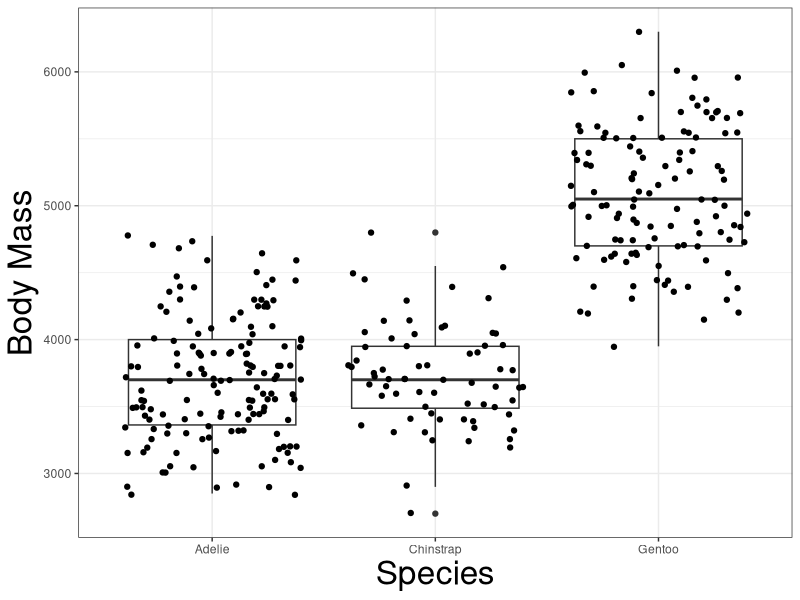
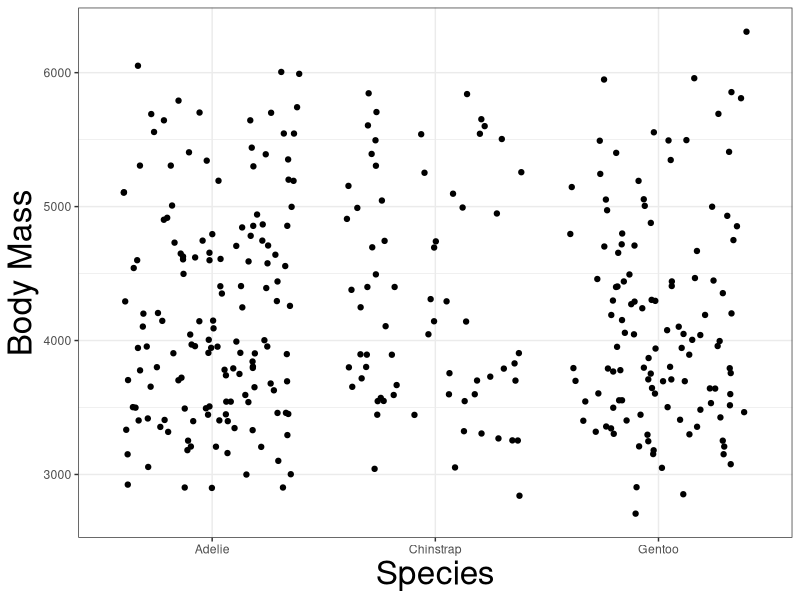
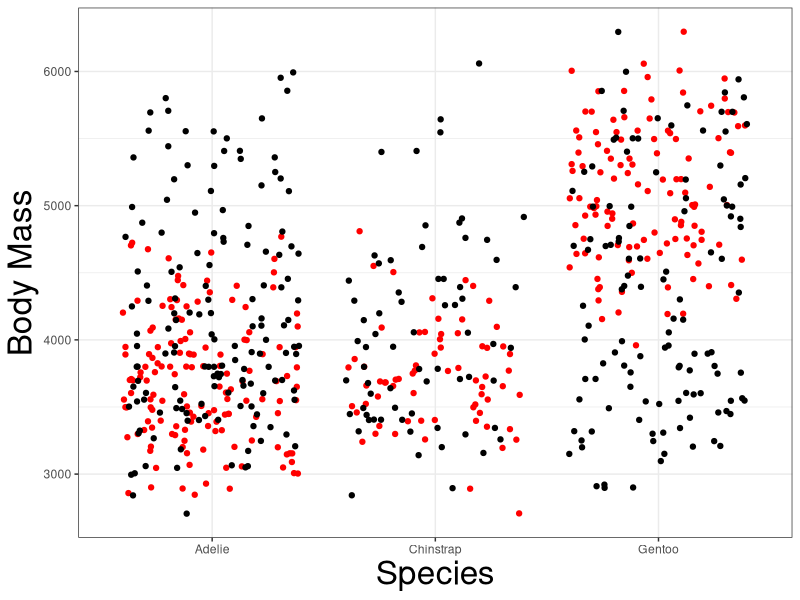
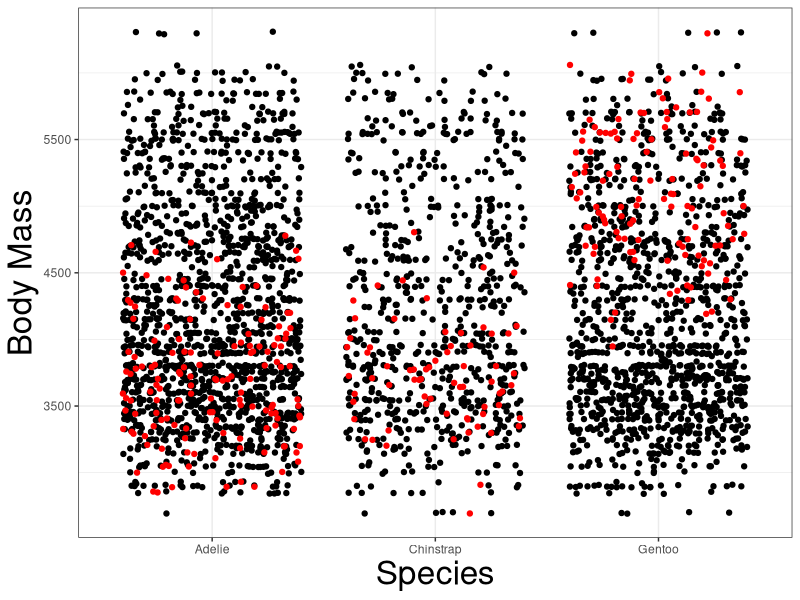
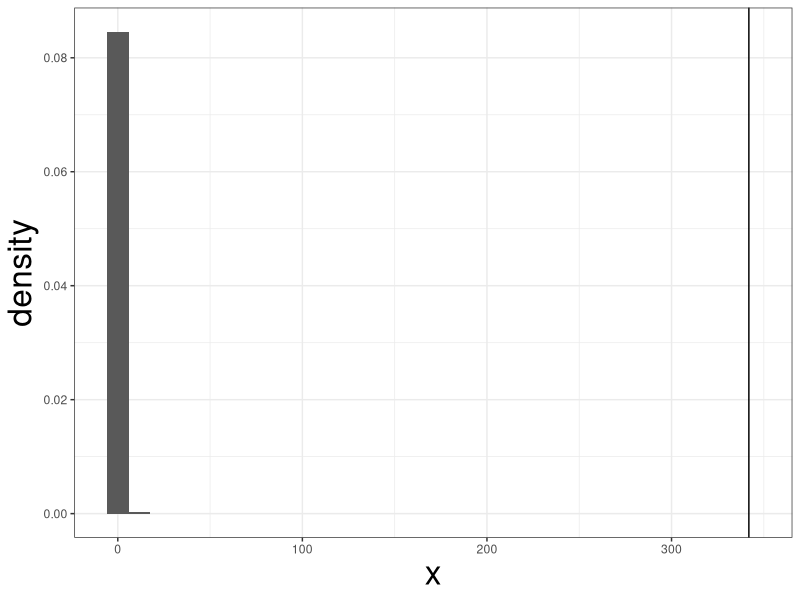

R code for these plots, in order:
## ---- chunk 1
#| code-fold: false


library(tidyverse)
library(palmerpenguins)

theme_set(theme_bw())
theme_update(axis.title = element_text(size = 24))


shuffle <- function(x){
  n <- length(x)
  return(sample(x, n))
}

penguins <- penguins |> drop_na() 

## ---- chunk 2
#| code-fold: false
#| echo: true
factorial(100)
## ---- chunk 3
#| code-fold: true
penguins |> ggplot(aes(x=species, y = body_mass_g)) +
  geom_boxplot() +
  geom_jitter() +
  labs(x = "Species", y = "Body Mass")

## ---- chunk 4
#| code-fold: true
penguins |> ggplot() +
  labs(x = "Species", y = "Body Mass") + 
  geom_jitter(aes(species, shuffle(body_mass_g)))

## ---- chunk 5
#| code-fold: true
penguins |> ggplot(aes(x = species, y = body_mass_g)) +
  labs(x = "Species", y = "Body Mass") + 
  geom_jitter(col = "red") +
  geom_jitter(aes(species, shuffle(body_mass_g)))

## ---- chunk 6
#| code-fold: true
penguins |> ggplot(aes(x = species, y = body_mass_g)) +
  labs(x = "Species", y = "Body Mass") + 
  geom_jitter(aes(species, shuffle(body_mass_g))) +
  geom_jitter(aes(species, shuffle(body_mass_g))) +
  geom_jitter(aes(species, shuffle(body_mass_g))) +
  geom_jitter(aes(species, shuffle(body_mass_g))) +
  geom_jitter(aes(species, shuffle(body_mass_g))) +
  geom_jitter(aes(species, shuffle(body_mass_g))) +
  geom_jitter(aes(species, shuffle(body_mass_g))) +
  geom_jitter(aes(species, shuffle(body_mass_g))) +
  geom_jitter(aes(species, shuffle(body_mass_g))) +
  geom_jitter(aes(species, shuffle(body_mass_g))) +
  geom_jitter(col = "red") 
## ---- chunk 7
penguins |> aov(body_mass_g ~ species, data = _) |> anova()
## ---- chunk 8
f_stat <- penguins |> 
  aov(body_mass_g ~ species, data = _) |> 
  anova() |> 
  _$`F value`[1]
  

f_sim <- function(i){
  ff <- penguins |> 
    aov(shuffle(body_mass_g) ~ species, data = _) |> 
    anova() |> 
    _$`F value`[1]
  return(ff)
}

f_dist <- replicate(10000, f_sim(1))

tibble(x= f_dist) |> 
  ggplot(aes(x, y = ..density..)) +
  geom_histogram() +
  geom_vline(xintercept = f_stat)

sum(f_stat < f_dist) + 1 / (length(f_dist) + 1)

